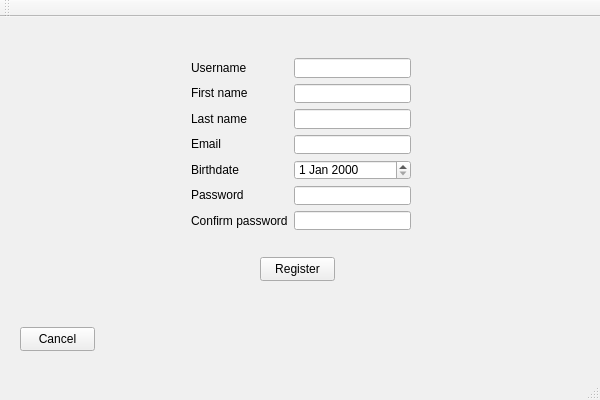
<?xml version="1.0" encoding="UTF-8"?>
<ui version="4.0">
 <class>RegisterClass</class>
 <widget class="QMainWindow" name="RegisterClass">
  <property name="geometry">
   <rect>
    <x>0</x>
    <y>0</y>
    <width>600</width>
    <height>400</height>
   </rect>
  </property>
  <property name="palette">
   <palette>
    <active>
     <colorrole role="WindowText">
      <brush brushstyle="SolidPattern">
       <color alpha="255">
        <red>255</red>
        <green>255</green>
        <blue>255</blue>
       </color>
      </brush>
     </colorrole>
     <colorrole role="Base">
      <brush brushstyle="SolidPattern">
       <color alpha="255">
        <red>168</red>
        <green>168</green>
        <blue>168</blue>
       </color>
      </brush>
     </colorrole>
     <colorrole role="Window">
      <brush brushstyle="SolidPattern">
       <color alpha="255">
        <red>0</red>
        <green>0</green>
        <blue>0</blue>
       </color>
      </brush>
     </colorrole>
    </active>
    <inactive>
     <colorrole role="WindowText">
      <brush brushstyle="SolidPattern">
       <color alpha="255">
        <red>0</red>
        <green>0</green>
        <blue>0</blue>
       </color>
      </brush>
     </colorrole>
     <colorrole role="Base">
      <brush brushstyle="SolidPattern">
       <color alpha="255">
        <red>255</red>
        <green>255</green>
        <blue>255</blue>
       </color>
      </brush>
     </colorrole>
     <colorrole role="Window">
      <brush brushstyle="SolidPattern">
       <color alpha="255">
        <red>240</red>
        <green>240</green>
        <blue>240</blue>
       </color>
      </brush>
     </colorrole>
    </inactive>
    <disabled>
     <colorrole role="WindowText">
      <brush brushstyle="SolidPattern">
       <color alpha="255">
        <red>120</red>
        <green>120</green>
        <blue>120</blue>
       </color>
      </brush>
     </colorrole>
     <colorrole role="Base">
      <brush brushstyle="SolidPattern">
       <color alpha="255">
        <red>0</red>
        <green>0</green>
        <blue>0</blue>
       </color>
      </brush>
     </colorrole>
     <colorrole role="Window">
      <brush brushstyle="SolidPattern">
       <color alpha="255">
        <red>0</red>
        <green>0</green>
        <blue>0</blue>
       </color>
      </brush>
     </colorrole>
    </disabled>
   </palette>
  </property>
  <property name="windowTitle">
   <string>Neflix</string>
  </property>
  <property name="autoFillBackground">
   <bool>false</bool>
  </property>
  <property name="styleSheet">
   <string notr="true"/>
  </property>
  <widget class="QWidget" name="centralWidget">
   <widget class="QPushButton" name="buttonCancel">
    <property name="geometry">
     <rect>
      <x>20</x>
      <y>310</y>
      <width>75</width>
      <height>24</height>
     </rect>
    </property>
    <property name="text">
     <string>Cancel</string>
    </property>
   </widget>
   <widget class="QPushButton" name="buttonRegister">
    <property name="geometry">
     <rect>
      <x>260</x>
      <y>240</y>
      <width>75</width>
      <height>24</height>
     </rect>
    </property>
    <property name="text">
     <string>Register</string>
    </property>
   </widget>
   <widget class="QWidget" name="layoutWidget">
    <property name="geometry">
     <rect>
      <x>180</x>
      <y>30</y>
      <width>242</width>
      <height>194</height>
     </rect>
    </property>
    <layout class="QHBoxLayout" name="horizontalLayout">
     <item>
      <layout class="QVBoxLayout" name="verticalLayout">
       <item>
        <widget class="QLabel" name="label">
         <property name="text">
          <string>Username</string>
         </property>
        </widget>
       </item>
       <item>
        <widget class="QLabel" name="label_2">
         <property name="text">
          <string>First name</string>
         </property>
        </widget>
       </item>
       <item>
        <widget class="QLabel" name="label_3">
         <property name="text">
          <string>Last name</string>
         </property>
        </widget>
       </item>
       <item>
        <widget class="QLabel" name="label_4">
         <property name="text">
          <string>Email</string>
         </property>
        </widget>
       </item>
       <item>
        <widget class="QLabel" name="label_5">
         <property name="text">
          <string>Birthdate</string>
         </property>
        </widget>
       </item>
       <item>
        <widget class="QLabel" name="label_6">
         <property name="text">
          <string>Password</string>
         </property>
        </widget>
       </item>
       <item>
        <widget class="QLabel" name="label_7">
         <property name="text">
          <string>Confirm password</string>
         </property>
        </widget>
       </item>
      </layout>
     </item>
     <item>
      <layout class="QVBoxLayout" name="verticalLayout_2">
       <item>
        <widget class="QLineEdit" name="fieldUsername"/>
       </item>
       <item>
        <widget class="QLineEdit" name="fieldFirstName"/>
       </item>
       <item>
        <widget class="QLineEdit" name="fieldLastName"/>
       </item>
       <item>
        <widget class="QLineEdit" name="fieldEmail"/>
       </item>
       <item>
        <widget class="QDateEdit" name="fieldBirthdate"/>
       </item>
       <item>
        <widget class="QLineEdit" name="fieldPassword">
         <property name="echoMode">
          <enum>QLineEdit::Password</enum>
         </property>
        </widget>
       </item>
       <item>
        <widget class="QLineEdit" name="fieldConfirmPassword">
         <property name="echoMode">
          <enum>QLineEdit::Password</enum>
         </property>
        </widget>
       </item>
      </layout>
     </item>
    </layout>
   </widget>
  </widget>
  <widget class="QMenuBar" name="menuBar">
   <property name="geometry">
    <rect>
     <x>0</x>
     <y>0</y>
     <width>600</width>
     <height>22</height>
    </rect>
   </property>
  </widget>
  <widget class="QToolBar" name="mainToolBar">
   <attribute name="toolBarArea">
    <enum>TopToolBarArea</enum>
   </attribute>
   <attribute name="toolBarBreak">
    <bool>false</bool>
   </attribute>
  </widget>
  <widget class="QStatusBar" name="statusBar"/>
 </widget>
 <layoutdefault spacing="6" margin="11"/>
 <resources/>
 <connections/>
</ui>
